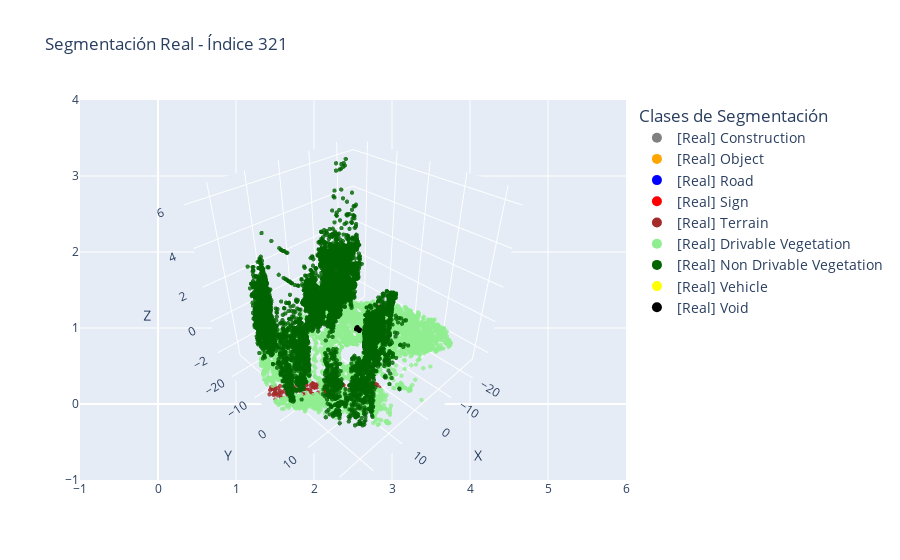
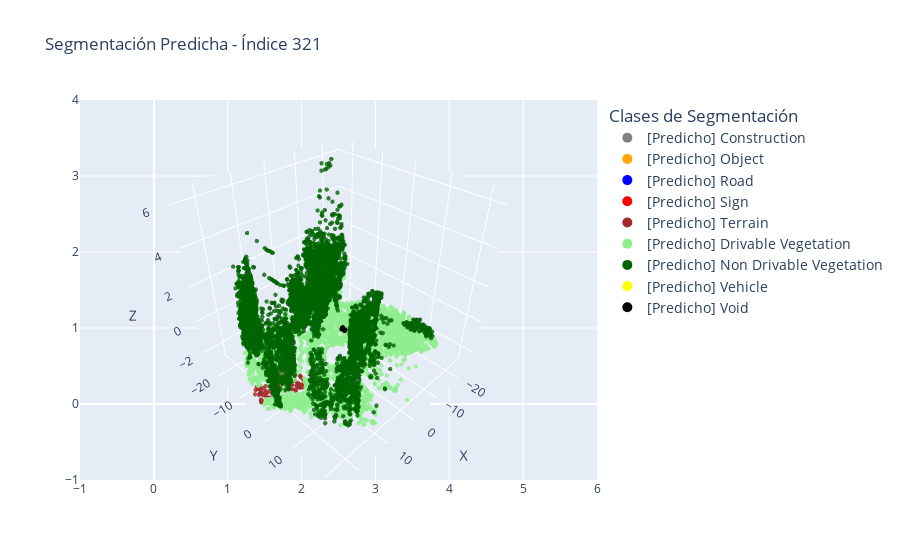

Notebook code for these charts, in order:
### Code cell
visualizar_comparacion_segmentacion(points_list, labels_list, preds_list, indice=321) #21 22 70 105 306 701 438

### Figure 1 — Plotly figure (JSON) as saved in the notebook; plotly's stock layout.template omitted (floating-point values rounded to 4 significant figures; data arrays with more than 128 entries replaced by an {"elided": "..."} marker saying what was removed)
{"data": [{"marker": {"color": "brown", "opacity": 0.8, "size": 1.5}, "mode": "markers", "name": "[Real] Terrain", "showlegend": false, "type": "scatter3d", "x": {"elided": "317 float values"}, "y": {"elided": "317 float values"}, "z": {"elided": "317 float values"}}, {"marker": {"color": "lightgreen", "opacity": 0.8, "size": 1.5}, "mode": "markers", "name": "[Real] Drivable Vegetation", "showlegend": false, "type": "scatter3d", "x": {"elided": "4413 float values"}, "y": {"elided": "4413 float values"}, "z": {"elided": "4413 float values"}}, {"marker": {"color": "darkgreen", "opacity": 0.8, "size": 1.5}, "mode": "markers", "name": "[Real] Non Drivable Vegetation", "showlegend": false, "type": "scatter3d", "x": {"elided": "11615 float values"}, "y": {"elided": "11615 float values"}, "z": {"elided": "11615 float values"}}, {"marker": {"color": "black", "opacity": 0.8, "size": 1.5}, "mode": "markers", "name": "[Real] Void", "showlegend": false, "type": "scatter3d", "x": [-1.145, -1.038, -1.047, -1.068, -1.097, -1.134, -1.152, -1.086, -1.022, -1.195, -1.186, -1.136, -1.163, -1.151, -1.189, -1.198, -1.313, -1.124, -1.309, -1.305, -1.171, -1.109, -1.142, -1.166, -1.093, -1.219, -1.212, -1.193, -1.127, -1.167, -1.265, -1.188, -1.158, -1.114, -1.219, -1.164, -1.037, -1.199, -1.172], "y": [0.3344, -0.6227, -0.6226, -0.5934, 0.2601, -0.5455, 0.3501, -0.2903, -0.1942, 0.06303, 0.1551, 0.4582, 0.3866, 0.233, -0.002905, 0.179, 0.4116, -0.1997, 0.4584, 0.4461, 0.1311, 0.476, 0.2574, 0.1699, -0.5213, -0.07735, -0.1172, 0.01457, -0.2258, -0.1299, -0.5509, 0.191, -0.4125, -0.5014, -0.5791, -0.1555, -0.6114, -0.04523, -0.1217], "z": [-0.5562, -0.5646, -0.568, -0.5697, -0.5257, -0.5866, -0.5612, -0.524, -0.4852, -0.5579, -0.5579, -0.5714, -0.5714, -0.5477, -0.5545, -0.5646, -0.4893, -0.4062, -0.4933, -0.4907, -0.5494, -0.5629, -0.546, -0.5494, -0.5646, -0.5697, -0.568, -0.5562, -0.4089, -0.5477, -0.4907, -0.5612, -0.5731, -0.5697, -0.4799, -0.5477, -0.5612, -0.5595, -0.5494]}, {"marker": {"color": "gray", "size": 10}, "mode": "markers", "name": "[Real] Construction", "showlegend": true, "type": "scatter", "x": [null], "y": [null]}, {"marker": {"color": "orange", "size": 10}, "mode": "markers", "name": "[Real] Object", "showlegend": true, "type": "scatter", "x": [null], "y": [null]}, {"marker": {"color": "blue", "size": 10}, "mode": "markers", "name": "[Real] Road", "showlegend": true, "type": "scatter", "x": [null], "y": [null]}, {"marker": {"color": "red", "size": 10}, "mode": "markers", "name": "[Real] Sign", "showlegend": true, "type": "scatter", "x": [null], "y": [null]}, {"marker": {"color": "brown", "size": 10}, "mode": "markers", "name": "[Real] Terrain", "showlegend": true, "type": "scatter", "x": [null], "y": [null]}, {"marker": {"color": "lightgreen", "size": 10}, "mode": "markers", "name": "[Real] Drivable Vegetation", "showlegend": true, "type": "scatter", "x": [null], "y": [null]}, {"marker": {"color": "darkgreen", "size": 10}, "mode": "markers", "name": "[Real] Non Drivable Vegetation", "showlegend": true, "type": "scatter", "x": [null], "y": [null]}, {"marker": {"color": "yellow", "size": 10}, "mode": "markers", "name": "[Real] Vehicle", "showlegend": true, "type": "scatter", "x": [null], "y": [null]}, {"marker": {"color": "black", "size": 10}, "mode": "markers", "name": "[Real] Void", "showlegend": true, "type": "scatter", "x": [null], "y": [null]}], "layout": {"legend": {"font": {"size": 14}, "title": {"text": "Clases de Segmentación"}}, "scene": {"xaxis": {"title": {"text": "X"}}, "yaxis": {"title": {"text": "Y"}}, "zaxis": {"title": {"text": "Z"}}}, "title": {"text": "Segmentación Real - Índice 321"}}}

### Figure 2 — Plotly figure (JSON) as saved in the notebook; plotly's stock layout.template omitted (floating-point values rounded to 4 significant figures; data arrays with more than 128 entries replaced by an {"elided": "..."} marker saying what was removed)
{"data": [{"marker": {"color": "brown", "opacity": 0.8, "size": 1.5}, "mode": "markers", "name": "[Predicho] Terrain", "showlegend": false, "type": "scatter3d", "x": {"elided": "141 float values"}, "y": {"elided": "141 float values"}, "z": {"elided": "141 float values"}}, {"marker": {"color": "lightgreen", "opacity": 0.8, "size": 1.5}, "mode": "markers", "name": "[Predicho] Drivable Vegetation", "showlegend": false, "type": "scatter3d", "x": {"elided": "4596 float values"}, "y": {"elided": "4596 float values"}, "z": {"elided": "4596 float values"}}, {"marker": {"color": "darkgreen", "opacity": 0.8, "size": 1.5}, "mode": "markers", "name": "[Predicho] Non Drivable Vegetation", "showlegend": false, "type": "scatter3d", "x": {"elided": "11608 float values"}, "y": {"elided": "11608 float values"}, "z": {"elided": "11608 float values"}}, {"marker": {"color": "black", "opacity": 0.8, "size": 1.5}, "mode": "markers", "name": "[Predicho] Void", "showlegend": false, "type": "scatter3d", "x": [-1.145, -1.038, -1.047, -1.068, -1.097, -1.134, -1.152, -1.086, -1.022, -1.195, -1.186, -1.136, -1.163, -1.151, -1.189, -1.198, -1.313, -1.124, -1.309, -1.305, -1.171, -1.109, -1.142, -1.166, -1.093, -1.219, -1.212, -1.193, -1.127, -1.167, -1.265, -1.188, -1.158, -1.114, -1.219, -1.164, -1.037, -1.199, -1.172], "y": [0.3344, -0.6227, -0.6226, -0.5934, 0.2601, -0.5455, 0.3501, -0.2903, -0.1942, 0.06303, 0.1551, 0.4582, 0.3866, 0.233, -0.002905, 0.179, 0.4116, -0.1997, 0.4584, 0.4461, 0.1311, 0.476, 0.2574, 0.1699, -0.5213, -0.07735, -0.1172, 0.01457, -0.2258, -0.1299, -0.5509, 0.191, -0.4125, -0.5014, -0.5791, -0.1555, -0.6114, -0.04523, -0.1217], "z": [-0.5562, -0.5646, -0.568, -0.5697, -0.5257, -0.5866, -0.5612, -0.524, -0.4852, -0.5579, -0.5579, -0.5714, -0.5714, -0.5477, -0.5545, -0.5646, -0.4893, -0.4062, -0.4933, -0.4907, -0.5494, -0.5629, -0.546, -0.5494, -0.5646, -0.5697, -0.568, -0.5562, -0.4089, -0.5477, -0.4907, -0.5612, -0.5731, -0.5697, -0.4799, -0.5477, -0.5612, -0.5595, -0.5494]}, {"marker": {"color": "gray", "size": 10}, "mode": "markers", "name": "[Predicho] Construction", "showlegend": true, "type": "scatter", "x": [null], "y": [null]}, {"marker": {"color": "orange", "size": 10}, "mode": "markers", "name": "[Predicho] Object", "showlegend": true, "type": "scatter", "x": [null], "y": [null]}, {"marker": {"color": "blue", "size": 10}, "mode": "markers", "name": "[Predicho] Road", "showlegend": true, "type": "scatter", "x": [null], "y": [null]}, {"marker": {"color": "red", "size": 10}, "mode": "markers", "name": "[Predicho] Sign", "showlegend": true, "type": "scatter", "x": [null], "y": [null]}, {"marker": {"color": "brown", "size": 10}, "mode": "markers", "name": "[Predicho] Terrain", "showlegend": true, "type": "scatter", "x": [null], "y": [null]}, {"marker": {"color": "lightgreen", "size": 10}, "mode": "markers", "name": "[Predicho] Drivable Vegetation", "showlegend": true, "type": "scatter", "x": [null], "y": [null]}, {"marker": {"color": "darkgreen", "size": 10}, "mode": "markers", "name": "[Predicho] Non Drivable Vegetation", "showlegend": true, "type": "scatter", "x": [null], "y": [null]}, {"marker": {"color": "yellow", "size": 10}, "mode": "markers", "name": "[Predicho] Vehicle", "showlegend": true, "type": "scatter", "x": [null], "y": [null]}, {"marker": {"color": "black", "size": 10}, "mode": "markers", "name": "[Predicho] Void", "showlegend": true, "type": "scatter", "x": [null], "y": [null]}], "layout": {"legend": {"font": {"size": 14}, "title": {"text": "Clases de Segmentación"}}, "scene": {"xaxis": {"title": {"text": "X"}}, "yaxis": {"title": {"text": "Y"}}, "zaxis": {"title": {"text": "Z"}}}, "title": {"text": "Segmentación Predicha - Índice 321"}}}
